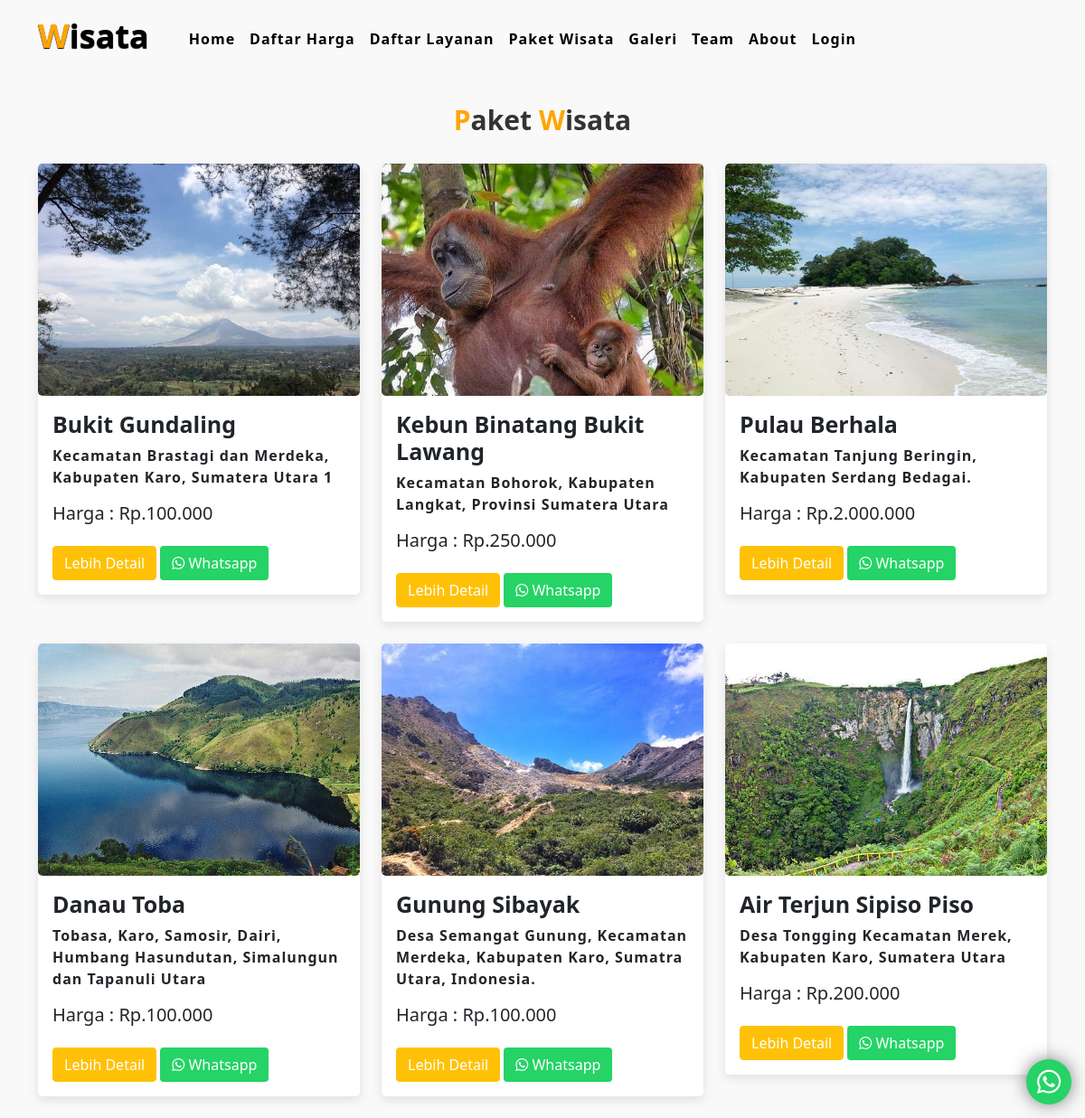
The app's page /?detail-wisata with its own data.
### tables this page shows
CREATE TABLE `wisata` (
  `idwisata` int(11) NOT NULL,
  `nama` varchar(128) DEFAULT NULL,
  `alamat` varchar(128) DEFAULT NULL,
  `harga` int(11) DEFAULT NULL,
  `cover` varchar(255) NOT NULL,
  `linkyt` varchar(255) NOT NULL,
  `no_wa` varchar(20) NOT NULL
);

### config/function.php (called while the page is built, shortened)
<?php
function money($str)
{
    return 'Rp.' . number_format($str, 0, ',', '.');
}
function base_url()
{
    $base_url = ((isset($_SERVER['HTTPS']) && $_SERVER['HTTPS'] == "on") ? "https" : "http");
    $base_url .= "://" . $_SERVER['HTTP_HOST'];
    $base_url .= str_replace(basename($_SERVER['SCRIPT_NAME']), "", $_SERVER['SCRIPT_NAME']);
    return $base_url;
}

### views/detail_wisata.php (the view, shortened to what this page needs)
<section class="packages" id="packages">
      <div class="container">
         <div class="main-txt">
            <h1><span>P</span>aket <span>W</span>isata</h1>
         </div>
         <div class="row" style="margin-top: 30px;">
         <?php
        $query = mysqli_query($con,"SELECT * FROM wisata ORDER BY idwisata DESC")or die(mysqli_error($con));
        while($row = mysqli_fetch_array($query)):
        ?>
            <div class="col-md-4 py-3 py-md-0 mb-4">
               <div class="card">
               <img src="<?=base_url();?>uploads/wisata/cover/<?=$row['cover'];?>" alt="" style="height: 257px;">
                  <div class="card-body">
                     <h3><?= $row['nama']; ?></h3>
                     <p><?= $row['alamat']; ?></p>
                     <div class="mb-4">
                     <h6>Harga : <?= money($row['harga']); ?><strong></strong></h6>
                     </div>
                     <button class="btn btn-warning text-white" data-bs-toggle="modal"
                     data-bs-target="#galeriModal<?= $row['idwisata']; ?>">Lebih Detail</button>
                     <button class="btn btn-green text-white" onclick="window.location.href='https://wa.me/<?= $row['no_wa']; ?>';">
                        <i class="fa-brands fa-whatsapp"></i> Whatsapp
                     </button>
                  </div>
               </div>
            </div>
            <?php
        endwhile;
        ?>
         </div>
      </div>
   </section>

### index.php (shortened to what this page needs)
<?php
require "config/function.php";
?>
<!doctype html>
<html lang="en">
<head>
     <link href="https://cdn.jsdelivr.net/npm/bootstrap@5.0.2/dist/css/bootstrap.min.css" rel="stylesheet">
    <link rel="stylesheet" href="assets/css/style.css">
    <link rel="stylesheet" href="https://cdn.datatables.net/1.13.4/css/jquery.dataTables.min.css">
     <link rel="stylesheet" href="https://cdnjs.cloudflare.com/ajax/libs/font-awesome/6.2.1/css/all.min.css">
     <link href="https://cdnjs.cloudflare.com/ajax/libs/OwlCarousel2/2.3.4/assets/owl.carousel.min.css" rel="stylesheet">
</head>
<body>
        <?php
        if (isset($_GET['daftar-harga'])) {
            $daftar_harga = true;
            $view = 'views/daftar_harga.php';
         } elseif (isset($_GET['daftar-servis'])) {
              $daftar_servis = true;
              $view = 'views/daftar_servis.php';
            } elseif (isset($_GET['detail-wisata'])) {
              $view = 'views/detail_wisata.php';
            } elseif (isset($_GET['detail-about'])) {
              $detail_about = true;
              $view = 'views/detail_about.php';
            } elseif (isset($_GET['detail-galeri'])) {
              $detail_galeri = true;
              $view = 'views/detail_galeri.php';
            } elseif (isset($_GET['detail-team'])) {
              $detail_team = true;
              $view = 'views/detail_team.php';
            } else {
                $home = true;
                $view = 'views/home.php';
            } ?>
    <nav class="navbar navbar-expand-lg" id="navbar">
  <div class="container">
      <a class="navbar-brand" href="index.html" id="logo"><span id="travel">W</span>isata</a>
    <div class="collapse navbar-collapse" id="mynavbar">
      <ul class="navbar-nav me-auto mb-2 mb-lg-0">
        <li class="nav-item">
          <a class="nav-link <?=isset($home)?'active':'';?>" href="?home">Home</a>
        </li>
        <li class="nav-item">
          <a class="nav-link <?=isset($daftar_harga)?'active':'';?>" href="?daftar-harga">Daftar Harga</a>
        </li>
        <li class="nav-item">
          <a class="nav-link <?=isset($daftar_servis)?'active':'';?>" href="?daftar-servis">Daftar Layanan</a>
        </li>
        <li class="nav-item">
          <a class="nav-link <?=isset($detal_wisata)?'active':'';?>" href="?detail-wisata">Paket Wisata</a>
        </li>
        <li class="nav-item">
          <a class="nav-link <?=isset($detail_galeri)?'active':'';?>" href="?detail-galeri">Galeri</a>
        </li>
        <li class="nav-item">
          <a class="nav-link <?=isset($detail_team)?'active':'';?>" href="?detail-team">Team</a>
        </li>
        <li class="nav-item">
          <a class="nav-link <?=isset($detail_about)?'active':'';?>" href="?detail-about">About</a>
        </li>
        <li class="nav-item">
          <a class="nav-link" href="login.php">Login</a>
        </li>
       </ul>
    </div>
  </div>
</nav>
<a target="_blank" href="https://api.whatsapp.com/send?phone=62xxxxxx&text=pesan-intro-anda" class="whatsapp-button"><i class="fab fa-whatsapp"></i></a>
        <?php include($view) ?>
</body>
</html>

### assets/css/style.css (style rules this page uses)
* { margin: 0; padding: 0; box-sizing: border-box; text-decoration: none; list-style: none; scroll-behavior: smooth; }
a { text-decoration: none; }
body { background: #f9f9f9; }
#navbar { background: #f9f9f9; }
#logo { font-size: 36px; font-weight: 700; color: black; text-shadow: 0px 1px 1px black; margin-bottom: 5px; }
#logo span { color: orange; }
.navbar-nav { margin-left: 20px; }
.nav-item .nav-link { font-size: 16px; font-weight: 550; color: black; letter-spacing: 1px; border-radius: 3px; transition: 0.5s ease; }
.main-txt h1 { text-align: center; margin-top: 30px; font-weight: 700; }
.main-txt h1 span { color: orange; }
.packages .card { border-radius: 5px; border: none; box-shadow: rgba(0, 0, 0, 0.1) 0px 4px 12px; }
.packages .card img { border-radius: 5px; }
.packages .card .card-body { background: transparent; }
.packages .card .card-body h3 { font-size: 25px; font-weight: 600; }
.packages .card .card-body p { font-weight: 600; letter-spacing: 1px; }
.packages .card .card-body h6 { font-size: 20px; }
.btn-green { background: #25D366; }
.main-txt h1 { font-size: 30px; font-weight: bold; color: #333; text-align: center; margin-bottom: 20px; }
.whatsapp-button { position: fixed; bottom: 15px; right: 15px; z-index: 99; background-color: #25d366; border-radius: 50px; color: #ffffff; text-decoration: none; width: 50px; height: 50px; font-size: 30px; display: flex; flex-direction: column; justify-content: center; align-items: center; -webkit-box-shadow: 0px 0px 25px -6px rgba(0,0,0,1); -moz-box-shadow: 0px 0px 25px -6px rgba(0,0,0,1); box-shadow: 0px 0px 25px -6px rgba(0,0,0,1); animation: effect 5s infinite ease-in; }
i.fab.fa-whatsapp { color: white; }

### records on screen
wisata: cover (picture), nama "Bukit Gundaling", alamat "Kecamatan Brastagi dan Merdeka, Kabupaten Karo, Sumatera Utara 1", harga "Rp.100.000"
wisata: cover (picture), nama "Kebun Binatang Bukit Lawang", alamat "Kecamatan Bohorok, Kabupaten Langkat, Provinsi Sumatera Utara", harga "Rp.250.000"
wisata: cover (picture), nama "Pulau Berhala", alamat "Kecamatan Tanjung Beringin, Kabupaten Serdang Bedagai.", harga "Rp.2.000.000"
wisata: cover (picture), nama "Danau Toba", alamat "Tobasa, Karo, Samosir, Dairi, Humbang Hasundutan, Simalungun dan Tapanuli Utara", harga "Rp.100.000"
wisata: cover (picture), nama "Gunung Sibayak", alamat "Desa Semangat Gunung, Kecamatan Merdeka, Kabupaten Karo, Sumatra Utara, Indonesia.", harga "Rp.100.000"
wisata: cover (picture), nama "Air Terjun Sipiso Piso", alamat "Desa Tongging Kecamatan Merek, Kabupaten Karo, Sumatera Utara", harga "Rp.200.000"
